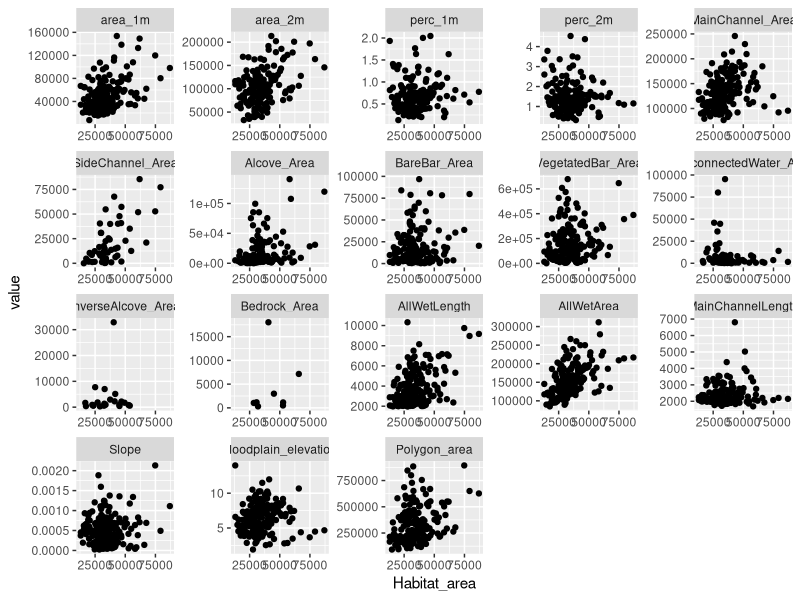
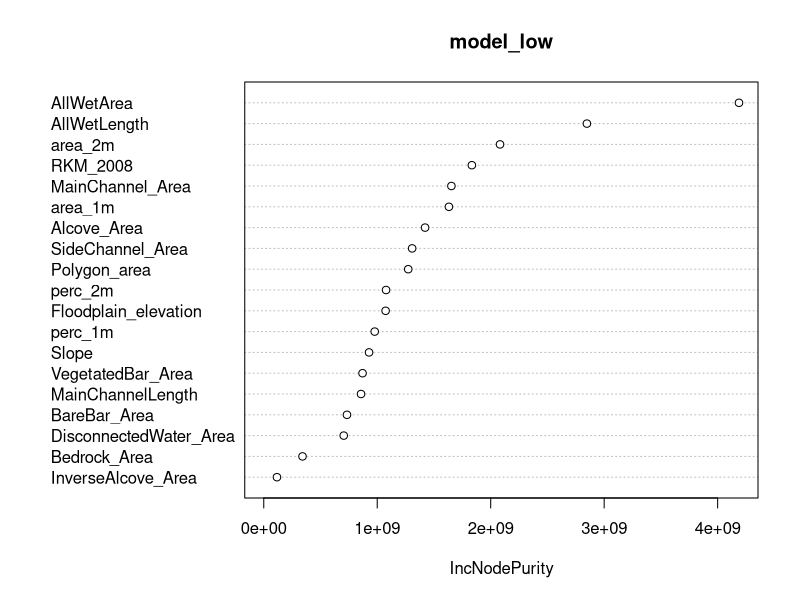
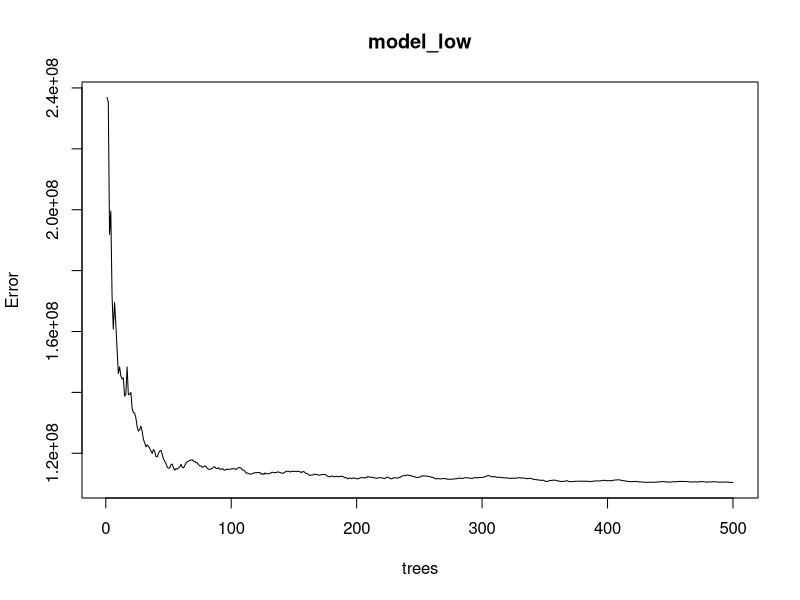
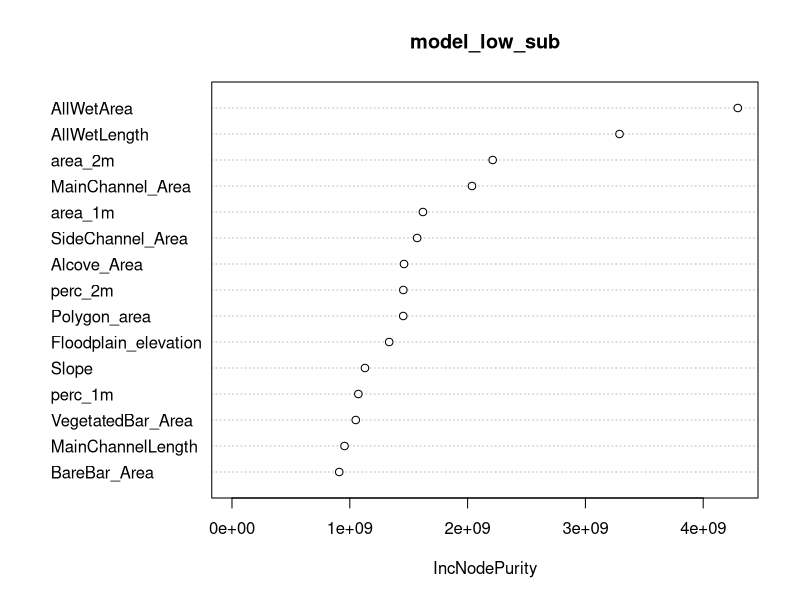
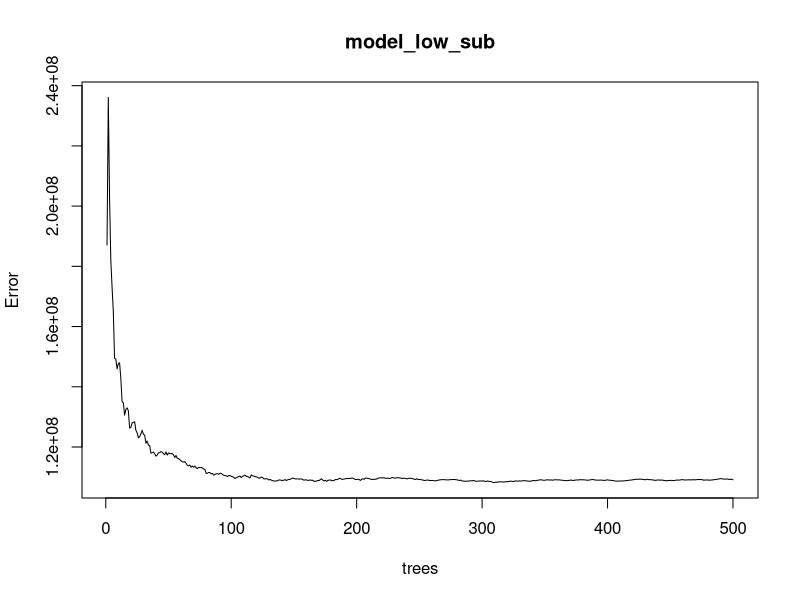
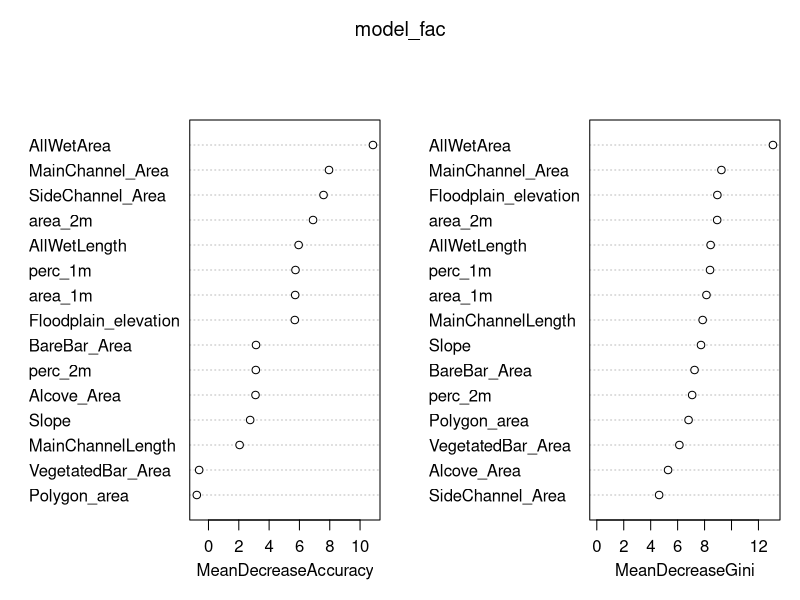
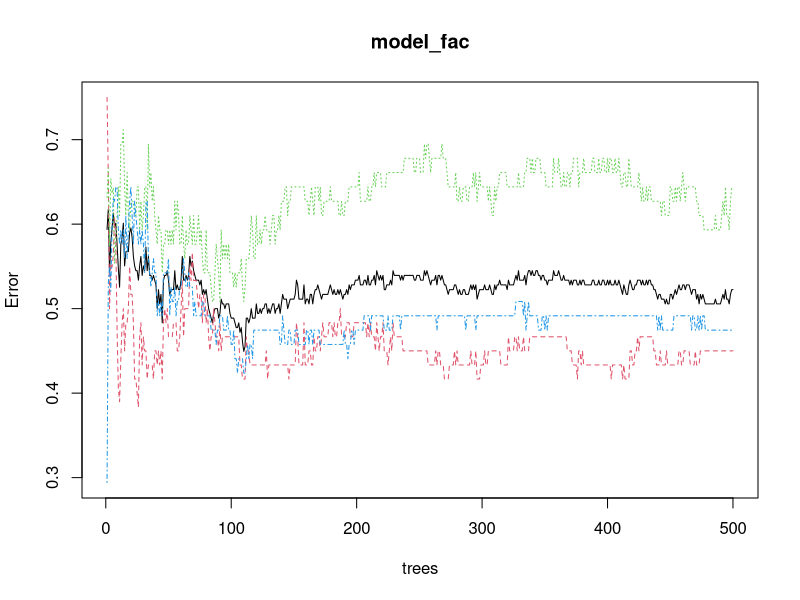

Write the R code that produced these figures, in order.
#Load libraries
library(ggplot2)
library(reshape)
library(randomForest)
library(dplyr)

#import data
data<-read.csv('Willamette_habitat_features.csv')

#melt dataset with habitat area and RKM to plot by feature
features_melt<-melt(data, id = c("Habitat_area", "RKM_2008"))

#plot by each feature
ggplot(features_melt, aes(Habitat_area, value))+
  geom_point()+
  facet_wrap(~variable, scales = "free")

#######################
##begin random forest##
#######################

#replace NA with 0
data[is.na(data)]<-0

#set new data source to manipulate
data_model<-data

#Set seed
set.seed(123)

#run with out of the box parameters
model_low<-randomForest(Habitat_area ~ ., data = data_model, proximity = FALSE)

#Summarize/view model results
model_low
varImpPlot(model_low)
plot(model_low)

##Remove less important datasets to check for improved model performance
#set new dataframe
data_model_sub<-data_model
#RKM appears relatively important, but not a physical variable
data_model_sub$RKM_2008<-NULL
data_model_sub$InverseAlcove_Area<-NULL
data_model_sub$Bedrock_Area<-NULL
data_model_sub$DisconnectedWater_Area<-NULL

#rerun model
model_low_sub<-randomForest(Habitat_area ~ ., data = data_model_sub, proximity = FALSE)

#summarize/view model results
model_low_sub
varImpPlot(model_low_sub)
plot(model_low_sub)


##Try with classifiction by breaking area into factors##
#create new df
data_model_fac<-data_model_sub

#Seperate data into n quartiles
n<-3
data_model_fac$quartile<-as.factor(ntile(data_model$Habitat_area, n))

#remove habitat area data to prevent model estimating from it
data_model_fac$Habitat_area<-NULL

#run model
model_fac<-randomForest(quartile ~., data = data_model_fac, importance = TRUE)
model_fac
varImpPlot(model_fac)
plot(model_fac)


write.csv(cbind(model_low$predicted,model_low$y),"prediction_random_Forest.csv", row.names = F)
write.csv(cbind(model_low_sub$predicted,model_low_sub$y),"prediction_random_Forest_sub.csv", row.names = F)
write.csv(cbind(model_fac$predicted,model_fac$y),"prediction_random_Forest_fac.csv", row.names = F)
